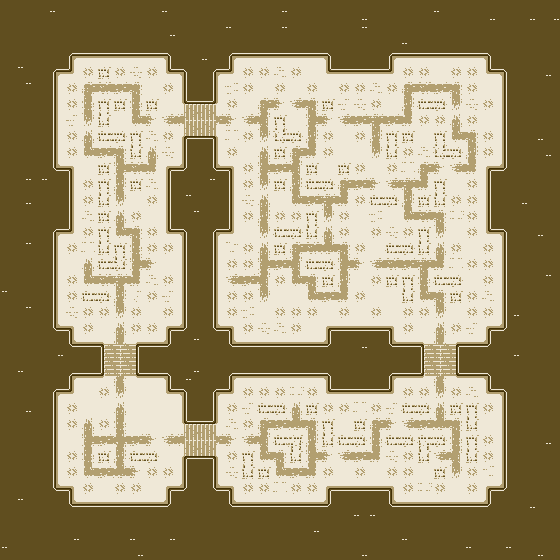

The image is a tile-based game level rendered from a .tmx file. Its description and source (layers, tilesets, objects; grid data summarised) follow:
An orthogonal 70x70 tile map with 8x8 px tiles, 1 tile layer (ground_layer) and 640 objects (8x spawner_echo, 5x bomber_spawner, 3x spawner_charlie, 2x spawner_alpha, 2x spawner_bravo, ...).

<map version="2017.05.02" orientation="orthogonal" renderorder="left-down" width="70" height="70" tilewidth="8" tileheight="8" nextobjectid="6459">
 <tileset firstgid="1" source="../../../tilesets/sepia-tileset.tsx" />
 <layer name="ground_layer" width="70" height="70">
  <data>[4900 cells, 4900 non-empty, 167 distinct tile ids]</data>
 </layer>
 <objectgroup name="objects_layer">
  <object id="1412" name="player_respawn" x="128" y="416" width="16" height="16">
   <properties>
    <property name="prototype.code" value="PlayerRespawnMedium" />
   </properties>
  </object>
  <object id="4534" name="spawner_echo" x="592" y="240" width="16" height="16">
   <properties>
    <property name="prototype.code" value="AutoSpawnerMediumEcho" />
   </properties>
  </object>
  <object id="4535" name="spawner_echo" x="592" y="496" width="16" height="16">
   <properties>
    <property name="prototype.code" value="AutoSpawnerMediumEcho" />
   </properties>
  </object>
  <object id="4536" name="spawner_echo" x="592" y="112" width="16" height="16">
   <properties>
    <property name="prototype.code" value="AutoSpawnerMediumEcho" />
   </properties>
  </object>
  <object id="4537" name="spawner_echo" x="592" y="48" width="16" height="16">
   <properties>
    <property name="prototype.code" value="AutoSpawnerMediumEcho" />
   </properties>
  </object>
  <object id="4538" name="spawner_echo" x="592" y="432" width="16" height="16">
   <properties>
    <property name="prototype.code" value="AutoSpawnerMediumEcho" />
   </properties>
  </object>
  <object id="4539" name="spawner_echo" x="592" y="304" width="16" height="16">
   <properties>
    <property name="prototype.code" value="AutoSpawnerMediumEcho" />
   </properties>
  </object>
  <object id="4540" name="spawner_echo" x="592" y="176" width="16" height="16">
   <properties>
    <property name="prototype.code" value="AutoSpawnerMediumEcho" />
   </properties>
  </object>
  <object id="4541" name="spawner_echo" x="592" y="368" width="16" height="16">
   <properties>
    <property name="prototype.code" value="AutoSpawnerMediumEcho" />
   </properties>
  </object>
  <object id="4543" name="bomber_spawner" x="72" y="632" width="16" height="16">
   <properties>
    <property name="prototype.code" value="Bomber0UpSpawner" />
   </properties>
  </object>
  <object id="5218" name="bomber_spawner" x="176" y="632" width="16" height="16">
   <properties>
    <property name="prototype.code" value="Bomber0UpSpawner" />
   </properties>
  </object>
  <object id="5219" name="bomber_spawner" x="272" y="632" width="16" height="16">
   <properties>
    <property name="prototype.code" value="Bomber0UpSpawner" />
   </properties>
  </object>
  <object id="5220" name="bomber_spawner" x="376" y="632" width="16" height="16">
   <properties>
    <property name="prototype.code" value="Bomber0UpSpawner" />
   </properties>
  </object>
  <object id="5221" name="bomber_spawner" x="472" y="632" width="16" height="16">
   <properties>
    <property name="prototype.code" value="Bomber0UpSpawner" />
   </properties>
  </object>
  <object id="5419" x="128" y="48" width="8" height="8">
   <properties>
    <property name="prototype.code" value="AllVehicleBlockadeSmall" />
   </properties>
  </object>
  <object id="5420" x="96" y="48" width="8" height="8">
   <properties>
    <property name="prototype.code" value="AllVehicleBlockadeSmall" />
   </properties>
  </object>
  <object id="5421" x="80" y="48" width="8" height="8">
   <properties>
    <property name="prototype.code" value="AllVehicleBlockadeSmall" />
   </properties>
  </object>
  <object id="5422" x="160" y="48" width="8" height="8">
   <properties>
    <property name="prototype.code" value="AllVehicleBlockadeSmall" />
   </properties>
  </object>
  <object id="5423" x="72" y="48" width="8" height="8">
   <properties>
    <property name="prototype.code" value="AllVehicleBlockadeSmall" />
   </properties>
  </object>
  <object id="5424" x="152" y="48" width="8" height="8">
   <properties>
    <property name="prototype.code" value="AllVehicleBlockadeSmall" />
   </properties>
  </object>
  <object id="5425" x="120" y="48" width="8" height="8">
   <properties>
    <property name="prototype.code" value="AllVehicleBlockadeSmall" />
   </properties>
  </object>
  <object id="5426" x="112" y="48" width="8" height="8">
   <properties>
    <property name="prototype.code" value="AllVehicleBlockadeSmall" />
   </properties>
  </object>
  <object id="5427" x="88" y="48" width="8" height="8">
   <properties>
    <property name="prototype.code" value="AllVehicleBlockadeSmall" />
   </properties>
  </object>
  <object id="5428" x="104" y="48" width="8" height="8">
   <properties>
    <property name="prototype.code" value="AllVehicleBlockadeSmall" />
   </properties>
  </object>
  <object id="5429" x="144" y="48" width="8" height="8">
   <properties>
    <property name="prototype.code" value="AllVehicleBlockadeSmall" />
   </properties>
  </object>
  <object id="5430" x="136" y="48" width="8" height="8">
   <properties>
    <property name="prototype.code" value="AllVehicleBlockadeSmall" />
   </properties>
  </object>
  <object id="5693" name="spawner_delta" x="336" y="96" width="32" height="32">
   <properties>
    <property name="prototype.code" value="AutoSpawnerLargeDelta" />
   </properties>
  </object>
  </objectgroup>
</map>
<!-- 613 of 640 objects omitted -->